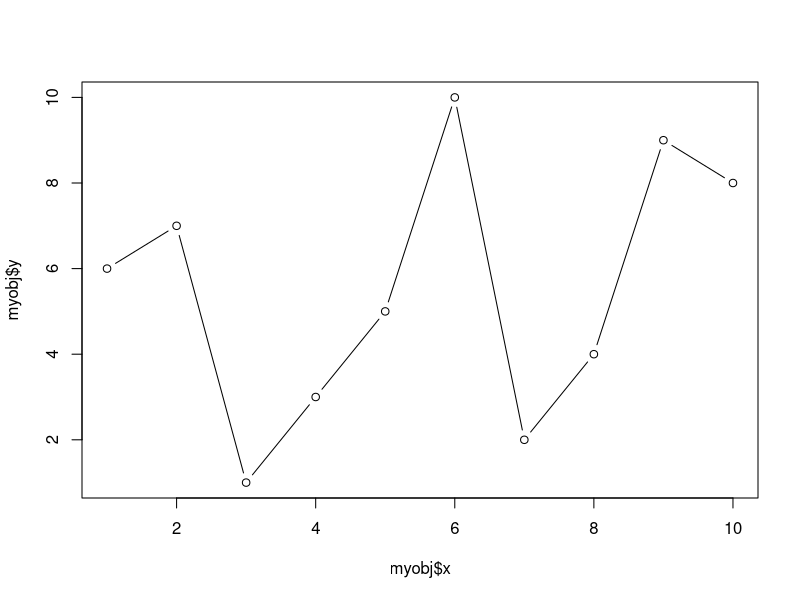

Here is the R script that generated this plot:
## ---- chunk 1
knitr::opts_chunk$set(echo = TRUE)
## ---- chunk 2
myobj <- list(
  x = 1:10,
  y = sample(10)
)
class(myobj) <- c("myclass")
## ---- chunk 3
plot.myclass <- function(myobj){
  plot(myobj$x, myobj$y, type="b")
}
print.myclass <- function(myobj){
  cat("Myobj:", "\n\tx:", paste(myobj$x, collapse = ",\t"), "\n\ty:", paste(myobj$y, collapse=",\t"))
}
update.myclass <- function(myobj){
  myobj$y[1] <- myobj$y[1]+1
  myobj
}
## ---- chunk 4
print(myobj)
## ---- chunk 5
plot(myobj)
